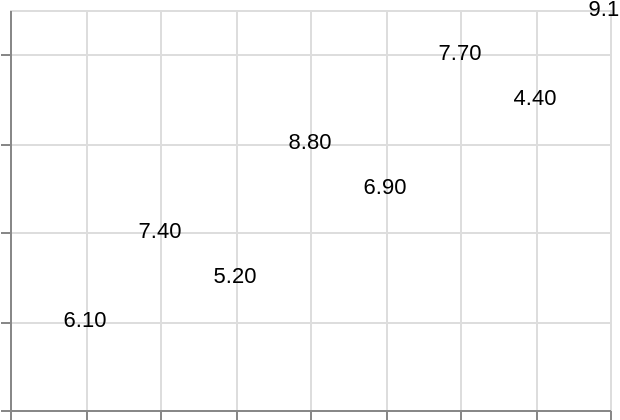

The specification (Vega-Lite) saved for this image:
### Vega-Lite specification from a JSON file in a GitHub repository (floating-point values rounded to 4 significant figures)
{"$schema": "https://vega.github.io/schema/vega-lite/v6.json", "padding": 5, "autosize": "none", "width": 300, "height": 200, "data": {"name": "table", "values": [{"c": "A", "g": "p", "x": 1, "y": 2, "v": 5, "t": "2024-01-15", "o": {"v": 3}, "IMDB Rating": 6.1, "d": "x1"}, {"c": "B", "g": "q", "x": 2, "y": 4, "v": 9, "t": "2024-02-20", "o": {"v": 7}, "IMDB Rating": 7.4, "d": "x2"}, {"c": "A", "g": "q", "x": 3, "y": 3, "v": 2, "t": "2024-03-05", "o": {"v": 1}, "IMDB Rating": 5.2, "d": "x1"}, {"c": "C", "g": "p", "x": 4, "y": 6, "v": 7, "t": "2024-05-30", "o": {"v": 4}, "IMDB Rating": 8.8, "d": "x3"}, {"c": "B", "g": "p", "x": 5, "y": 5, "v": 4, "t": "2024-07-11", "o": {"v": 9}, "IMDB Rating": 6.9, "d": "x2"}, {"c": "C", "g": "q", "x": 6, "y": 8, "v": 6, "t": "2024-09-02", "o": {"v": 2}, "IMDB Rating": 7.7, "d": "x3"}, {"c": "A", "g": "p", "x": 7, "y": 7, "v": 8, "t": "2024-11-25", "o": {"v": 5}, "IMDB Rating": 4.4, "d": "x1"}, {"c": "B", "g": "q", "x": 8, "y": 9, "v": 3, "t": "2024-12-31", "o": {"v": 8}, "IMDB Rating": 9.1, "d": "x2"}]}, "mark": "text", "encoding": {"x": {"field": "x", "type": "quantitative"}, "y": {"field": "y", "type": "quantitative"}, "text": {"field": "IMDB Rating", "type": "quantitative", "format": ".2f"}}}
